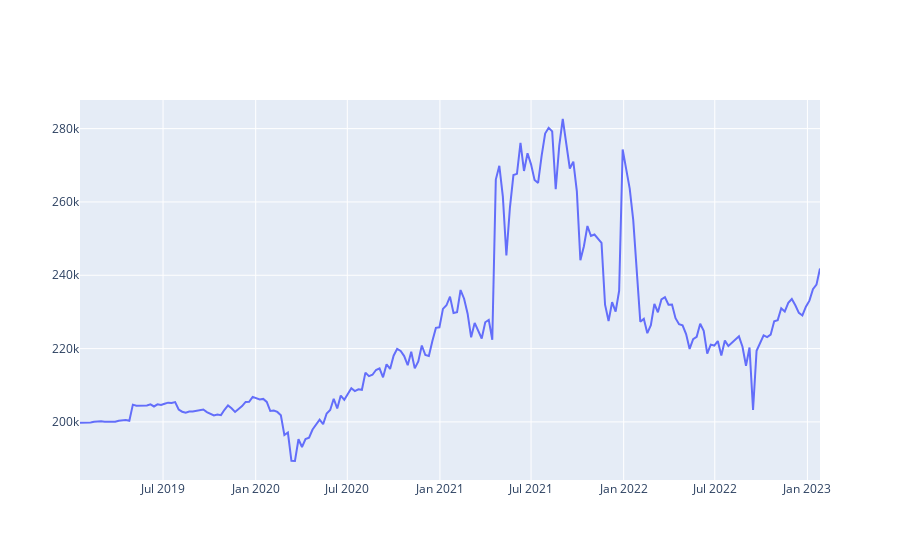

The cell this chart's notebook holds for it:
### Code cell
# Plot the portfolio value over time
fig = go.Figure()
fig.add_trace(go.Scatter(x=list(agg_values_vF_rational.keys()), y=list(agg_values_vF_rational.values()),
                    mode='lines',
                    name='lines'))
fig.show()

### Figure 1 — Plotly figure (JSON) as saved in the notebook; plotly's stock layout.template omitted (floating-point values rounded to 4 significant figures; data arrays with more than 128 entries replaced by an {"elided": "..."} marker saying what was removed)
{"data": [{"mode": "lines", "name": "lines", "type": "scatter", "x": {"elided": "211 str values"}, "y": {"elided": "211 float values"}}], "layout": {}}
